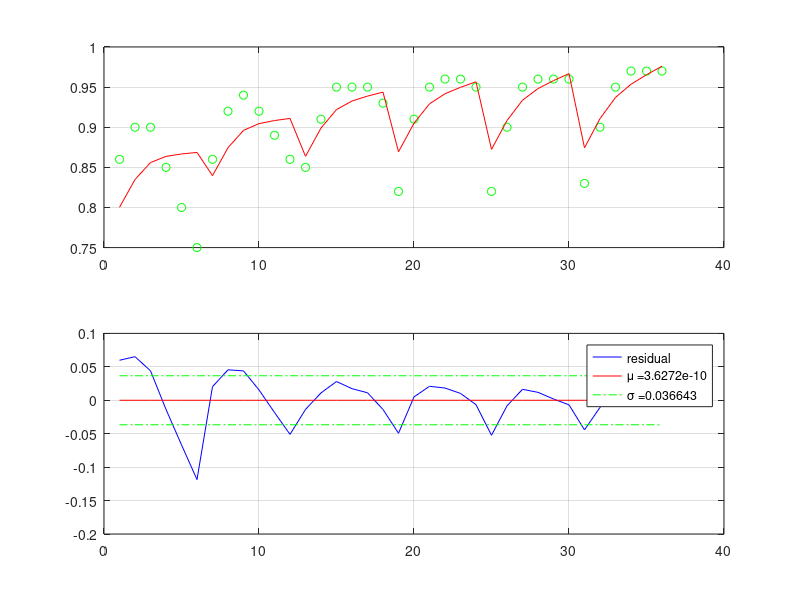

Recreate this plot in MATLAB.
clc;clear all;close all;

%% algorithm verification
% T          = 4000.*rand(100,1); % generate torque meas
% w          = 700.*rand(100,1);  % generate omega meas
% ptrue      = [1 0.1 -0.3 0.4];  % assume know parameter
% Ploss_true = ptrue(1).*T.*w + ptrue(2).*T.^2.*w.^2 + ptrue(3).*T.*w.^2 + ptrue(4).*T.^2.*w; % Generate Ploss
% Ploss_meas = Ploss_true + randn(100,1); % Add gaussian noise
% 
% %% perford data fitting
% PHI = [T.*w, T.^2.*w.^2,T.*w.^2, T.^2.*w]; % chose model fitting
% theta_est = pinv(PHI)*Ploss_meas;           % solve Least squares
% Ploss_est = PHI*theta_est;                  % get Ploss usinng estimated parameters
% 
% disp(theta_est-ptrue')
% 
% figure;hold on;
% plot(Ploss_true,'bo');
% plot(Ploss_meas,'rx');
% plot(Ploss_est,'g');
% figure; title('residual');
% plot(Ploss_meas - Ploss_est)

%% ========================================================================

data.Speed  = [60 120    300    450    600    750];
data.Torque = [220 440 1100    2200 3300    4400];
data.map = [...
   86        86        85        82        82        83        ;...
   90        92        91        91        90        90        ;...
   90        94        95        95        95        95        ;...
   85        92        95        96        96        97        ;...
   80        89        95        96        96        97        ;...
   75        86        93        95        96        97        ]/100;
 
n = reshape(data.map,numel(data.map),1);
T = repmat(data.Torque,1,size(data.map,2))';
w = reshape(repmat(data.Speed,size(data.map,1),1),numel(data.map),1);

% Ploss = (1-n).*T.*w;
% PHI = [T , w, T.*w, T.^2.*w.^2];
% theta = pinv(PHI)*Ploss

PHI = [ones(length(T),1), -T./(T.*w) , -w./(T.*w), -T.*w./(T.*w), (-T.^2.*w.^2)./(T.*w)]
theta = pinv(PHI)*n

cond(PHI)

n_est = PHI*theta;

figure;
subplot(2,1,1);
plot(n    ,'go');hold on;grid on;
plot(n_est,'r');hold on;grid on;
subplot(2,1,2);
plot(n-n_est,'b');hold on;grid on;
plot(mean(n-n_est).*ones(length(T),1),'r');
plot( std(n-n_est).*ones(length(T),1),'g-.');
plot(-std(n-n_est).*ones(length(T),1),'g-.');
legend('residual',['\mu =',num2str(mean(n-n_est))],['\sigma =',num2str(std(n-n_est))])





